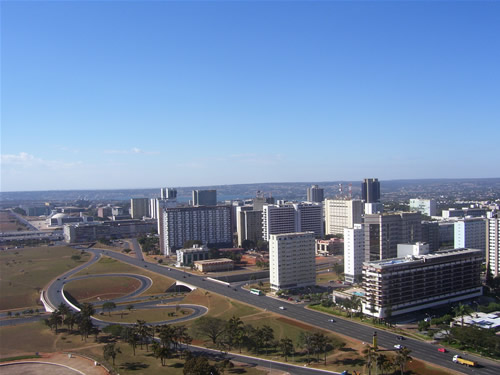
#> input picture input_image.jpg, 500 x 375 px
$ python smoothing_image.py   (Python 2 division)
#> lines starting #> are read from the running program, lines starting #| are printed output that depends on the picture
from PIL import Image

image = Image.open('input_image.jpg')
#> image is the input picture: PIL image 500x375 RGB; mean R, G, B 111.9, 131.5, 160.2
data = image.load()

width, heigth = image.size
#> width = 500; heigth = 375

for i in xrange(1, width - 1):
    for j in xrange(1, heigth - 1):
        medias = list()

        for color in xrange(3):
            sum_of_neighbors_pixels = (
                data[i - 1, j][color] +
                data[i + 1, j][color] +
                data[i, j - 1][color] +
                data[i, j + 1][color] +
                data[i - 1, j - 1][color] +
                data[j + 1, j - 1][color] +
                data[i + 1, j + 1][color] +
                data[i - 1, j + 1][color] +
                data[i, j][color]
            )
            medias.append(sum_of_neighbors_pixels / 9)

        data[i, j] = tuple(medias)

image.show()
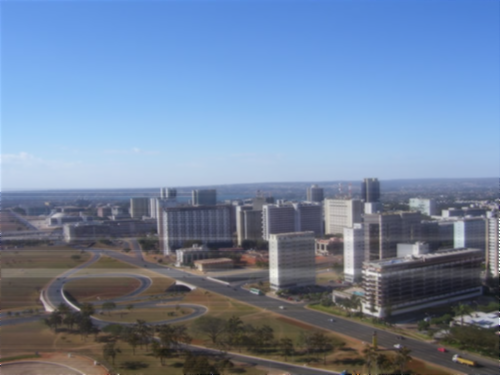
#> shown: PIL image 500x375 RGB; mean R, G, B 112, 131.5, 159.7
# image.save("output_image.jpg", "JPEG")
